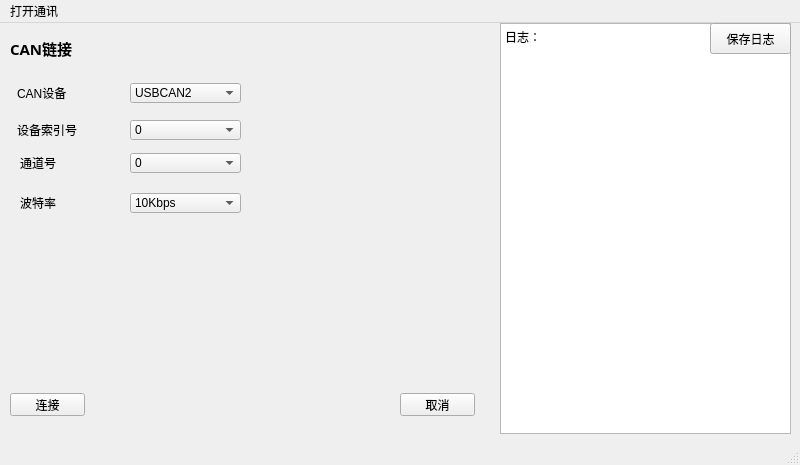
<?xml version="1.0" encoding="UTF-8"?>
<ui version="4.0">
 <class>Upgrade_Tool</class>
 <widget class="QMainWindow" name="Upgrade_Tool">
  <property name="geometry">
   <rect>
    <x>0</x>
    <y>0</y>
    <width>800</width>
    <height>465</height>
   </rect>
  </property>
  <property name="windowTitle">
   <string>MainWindow</string>
  </property>
  <widget class="QWidget" name="centralwidget">
   <widget class="Line" name="line">
    <property name="geometry">
     <rect>
      <x>0</x>
      <y>30</y>
      <width>491</width>
      <height>16</height>
     </rect>
    </property>
    <property name="orientation">
     <enum>Qt::Horizontal</enum>
    </property>
   </widget>
   <widget class="QLabel" name="label_CommInfo">
    <property name="geometry">
     <rect>
      <x>10</x>
      <y>0</y>
      <width>761</width>
      <height>31</height>
     </rect>
    </property>
    <property name="font">
     <font>
      <family>Agency FB</family>
      <pointsize>11</pointsize>
      <weight>75</weight>
      <bold>true</bold>
     </font>
    </property>
    <property name="text">
     <string>通讯设备信息：未打开</string>
    </property>
   </widget>
   <widget class="QPushButton" name="pushButton_OpenFile">
    <property name="geometry">
     <rect>
      <x>10</x>
      <y>50</y>
      <width>101</width>
      <height>31</height>
     </rect>
    </property>
    <property name="text">
     <string>打开升级文件</string>
    </property>
   </widget>
   <widget class="QLabel" name="label_Load">
    <property name="geometry">
     <rect>
      <x>120</x>
      <y>50</y>
      <width>671</width>
      <height>31</height>
     </rect>
    </property>
    <property name="text">
     <string>升级文件路径</string>
    </property>
   </widget>
   <widget class="QLabel" name="label_FileSize">
    <property name="geometry">
     <rect>
      <x>10</x>
      <y>90</y>
      <width>91</width>
      <height>31</height>
     </rect>
    </property>
    <property name="text">
     <string>文件大小：</string>
    </property>
   </widget>
   <widget class="QLabel" name="label_FileVersion">
    <property name="geometry">
     <rect>
      <x>10</x>
      <y>120</y>
      <width>91</width>
      <height>31</height>
     </rect>
    </property>
    <property name="text">
     <string>文件版本：</string>
    </property>
   </widget>
   <widget class="QLabel" name="label_FileCRC">
    <property name="geometry">
     <rect>
      <x>250</x>
      <y>90</y>
      <width>91</width>
      <height>31</height>
     </rect>
    </property>
    <property name="text">
     <string>文件CRC校验：</string>
    </property>
   </widget>
   <widget class="Line" name="line_2">
    <property name="geometry">
     <rect>
      <x>0</x>
      <y>150</y>
      <width>491</width>
      <height>16</height>
     </rect>
    </property>
    <property name="orientation">
     <enum>Qt::Horizontal</enum>
    </property>
   </widget>
   <widget class="QComboBox" name="comboBox_SelcectZC">
    <property name="geometry">
     <rect>
      <x>10</x>
      <y>170</y>
      <width>91</width>
      <height>31</height>
     </rect>
    </property>
    <item>
     <property name="text">
      <string>主控BCMU</string>
     </property>
    </item>
    <item>
     <property name="text">
      <string>从控BMU</string>
     </property>
    </item>
   </widget>
   <widget class="QTextBrowser" name="textBrowser_UpgradeRecord">
    <property name="geometry">
     <rect>
      <x>500</x>
      <y>0</y>
      <width>291</width>
      <height>411</height>
     </rect>
    </property>
    <property name="html">
     <string>&lt;!DOCTYPE HTML PUBLIC &quot;-//W3C//DTD HTML 4.0//EN&quot; &quot;http://www.w3.org/TR/REC-html40/strict.dtd&quot;&gt;
&lt;html&gt;&lt;head&gt;&lt;meta name=&quot;qrichtext&quot; content=&quot;1&quot; /&gt;&lt;style type=&quot;text/css&quot;&gt;
p, li { white-space: pre-wrap; }
&lt;/style&gt;&lt;/head&gt;&lt;body style=&quot; font-family:'SimSun'; font-size:9pt; font-weight:400; font-style:normal;&quot;&gt;
&lt;p style=&quot; margin-top:0px; margin-bottom:0px; margin-left:0px; margin-right:0px; -qt-block-indent:0; text-indent:0px;&quot;&gt;日志：&lt;/p&gt;&lt;/body&gt;&lt;/html&gt;</string>
    </property>
   </widget>
   <widget class="QPushButton" name="pushButton_StartUpgrade">
    <property name="geometry">
     <rect>
      <x>10</x>
      <y>380</y>
      <width>81</width>
      <height>31</height>
     </rect>
    </property>
    <property name="text">
     <string>开始升级</string>
    </property>
   </widget>
   <widget class="QProgressBar" name="progressBar">
    <property name="geometry">
     <rect>
      <x>150</x>
      <y>380</y>
      <width>341</width>
      <height>31</height>
     </rect>
    </property>
    <property name="value">
     <number>24</number>
    </property>
   </widget>
   <widget class="QCheckBox" name="checkBox_OneUp">
    <property name="geometry">
     <rect>
      <x>140</x>
      <y>180</y>
      <width>71</width>
      <height>16</height>
     </rect>
    </property>
    <property name="text">
     <string>单机升级</string>
    </property>
   </widget>
   <widget class="QCheckBox" name="checkBox_AllUp">
    <property name="geometry">
     <rect>
      <x>260</x>
      <y>180</y>
      <width>71</width>
      <height>16</height>
     </rect>
    </property>
    <property name="text">
     <string>全部升级</string>
    </property>
   </widget>
   <widget class="QCheckBox" name="checkBox_Module1">
    <property name="geometry">
     <rect>
      <x>10</x>
      <y>220</y>
      <width>71</width>
      <height>16</height>
     </rect>
    </property>
    <property name="text">
     <string>1号模块</string>
    </property>
   </widget>
   <widget class="QCheckBox" name="checkBox_Module2">
    <property name="geometry">
     <rect>
      <x>100</x>
      <y>220</y>
      <width>71</width>
      <height>16</height>
     </rect>
    </property>
    <property name="text">
     <string>2号模块</string>
    </property>
   </widget>
   <widget class="QCheckBox" name="checkBox_Module3">
    <property name="geometry">
     <rect>
      <x>190</x>
      <y>220</y>
      <width>71</width>
      <height>16</height>
     </rect>
    </property>
    <property name="text">
     <string>3号模块</string>
    </property>
   </widget>
   <widget class="QCheckBox" name="checkBox_Module4">
    <property name="geometry">
     <rect>
      <x>280</x>
      <y>220</y>
      <width>71</width>
      <height>16</height>
     </rect>
    </property>
    <property name="text">
     <string>4号模块</string>
    </property>
   </widget>
   <widget class="QCheckBox" name="checkBox_Module5">
    <property name="geometry">
     <rect>
      <x>360</x>
      <y>220</y>
      <width>71</width>
      <height>16</height>
     </rect>
    </property>
    <property name="text">
     <string>5号模块</string>
    </property>
   </widget>
   <widget class="QCheckBox" name="checkBox_Module6">
    <property name="geometry">
     <rect>
      <x>10</x>
      <y>250</y>
      <width>71</width>
      <height>16</height>
     </rect>
    </property>
    <property name="text">
     <string>6号模块</string>
    </property>
   </widget>
   <widget class="QCheckBox" name="checkBox_Module8">
    <property name="geometry">
     <rect>
      <x>190</x>
      <y>250</y>
      <width>71</width>
      <height>16</height>
     </rect>
    </property>
    <property name="text">
     <string>8号模块</string>
    </property>
   </widget>
   <widget class="QCheckBox" name="checkBox_Module9">
    <property name="geometry">
     <rect>
      <x>280</x>
      <y>250</y>
      <width>71</width>
      <height>16</height>
     </rect>
    </property>
    <property name="text">
     <string>9号模块</string>
    </property>
   </widget>
   <widget class="QCheckBox" name="checkBox_Module7">
    <property name="geometry">
     <rect>
      <x>100</x>
      <y>250</y>
      <width>71</width>
      <height>16</height>
     </rect>
    </property>
    <property name="text">
     <string>7号模块</string>
    </property>
   </widget>
   <widget class="QCheckBox" name="checkBox_Module10">
    <property name="geometry">
     <rect>
      <x>360</x>
      <y>250</y>
      <width>71</width>
      <height>16</height>
     </rect>
    </property>
    <property name="text">
     <string>10号模块</string>
    </property>
   </widget>
   <widget class="QCheckBox" name="checkBox_Module11">
    <property name="geometry">
     <rect>
      <x>10</x>
      <y>280</y>
      <width>71</width>
      <height>16</height>
     </rect>
    </property>
    <property name="text">
     <string>11号模块</string>
    </property>
   </widget>
   <widget class="QCheckBox" name="checkBox_Module13">
    <property name="geometry">
     <rect>
      <x>190</x>
      <y>280</y>
      <width>71</width>
      <height>16</height>
     </rect>
    </property>
    <property name="text">
     <string>13号模块</string>
    </property>
   </widget>
   <widget class="QCheckBox" name="checkBox_Module14">
    <property name="geometry">
     <rect>
      <x>280</x>
      <y>280</y>
      <width>71</width>
      <height>16</height>
     </rect>
    </property>
    <property name="text">
     <string>14号模块</string>
    </property>
   </widget>
   <widget class="QCheckBox" name="checkBox_Module12">
    <property name="geometry">
     <rect>
      <x>100</x>
      <y>280</y>
      <width>71</width>
      <height>16</height>
     </rect>
    </property>
    <property name="text">
     <string>12号模块</string>
    </property>
   </widget>
   <widget class="QCheckBox" name="checkBox_Module15">
    <property name="geometry">
     <rect>
      <x>360</x>
      <y>280</y>
      <width>71</width>
      <height>16</height>
     </rect>
    </property>
    <property name="text">
     <string>15号模块</string>
    </property>
   </widget>
   <widget class="QCheckBox" name="checkBox_Module16">
    <property name="geometry">
     <rect>
      <x>10</x>
      <y>310</y>
      <width>71</width>
      <height>16</height>
     </rect>
    </property>
    <property name="text">
     <string>16号模块</string>
    </property>
   </widget>
   <widget class="QCheckBox" name="checkBox_Module18">
    <property name="geometry">
     <rect>
      <x>190</x>
      <y>310</y>
      <width>71</width>
      <height>16</height>
     </rect>
    </property>
    <property name="text">
     <string>18号模块</string>
    </property>
   </widget>
   <widget class="QCheckBox" name="checkBox_Module19">
    <property name="geometry">
     <rect>
      <x>280</x>
      <y>310</y>
      <width>71</width>
      <height>16</height>
     </rect>
    </property>
    <property name="text">
     <string>19号模块</string>
    </property>
   </widget>
   <widget class="QCheckBox" name="checkBox_Module17">
    <property name="geometry">
     <rect>
      <x>100</x>
      <y>310</y>
      <width>71</width>
      <height>16</height>
     </rect>
    </property>
    <property name="text">
     <string>17号模块</string>
    </property>
   </widget>
   <widget class="QCheckBox" name="checkBox_Module20">
    <property name="geometry">
     <rect>
      <x>360</x>
      <y>310</y>
      <width>71</width>
      <height>16</height>
     </rect>
    </property>
    <property name="text">
     <string>20号模块</string>
    </property>
   </widget>
   <widget class="QCheckBox" name="checkBox_SelectAll">
    <property name="geometry">
     <rect>
      <x>360</x>
      <y>340</y>
      <width>71</width>
      <height>16</height>
     </rect>
    </property>
    <property name="text">
     <string>全选</string>
    </property>
   </widget>
   <widget class="QPushButton" name="pushButton_SaveRecord">
    <property name="geometry">
     <rect>
      <x>710</x>
      <y>0</y>
      <width>81</width>
      <height>31</height>
     </rect>
    </property>
    <property name="text">
     <string>保存日志</string>
    </property>
   </widget>
   <widget class="QWidget" name="widget_UART" native="true">
    <property name="enabled">
     <bool>true</bool>
    </property>
    <property name="geometry">
     <rect>
      <x>0</x>
      <y>0</y>
      <width>491</width>
      <height>411</height>
     </rect>
    </property>
    <property name="autoFillBackground">
     <bool>true</bool>
    </property>
    <widget class="QLabel" name="label_UART">
     <property name="geometry">
      <rect>
       <x>10</x>
       <y>10</y>
       <width>91</width>
       <height>31</height>
      </rect>
     </property>
     <property name="font">
      <font>
       <family>Agency FB</family>
       <pointsize>11</pointsize>
       <weight>75</weight>
       <bold>true</bold>
      </font>
     </property>
     <property name="text">
      <string>UART链接</string>
     </property>
    </widget>
    <widget class="QPushButton" name="pushButton_UARTConnect">
     <property name="geometry">
      <rect>
       <x>10</x>
       <y>370</y>
       <width>75</width>
       <height>23</height>
      </rect>
     </property>
     <property name="text">
      <string>连接</string>
     </property>
    </widget>
    <widget class="QPushButton" name="pushButton_UartBack">
     <property name="geometry">
      <rect>
       <x>400</x>
       <y>370</y>
       <width>75</width>
       <height>23</height>
      </rect>
     </property>
     <property name="text">
      <string>取消</string>
     </property>
    </widget>
    <widget class="QPushButton" name="pushButton_CheckPort">
     <property name="geometry">
      <rect>
       <x>10</x>
       <y>60</y>
       <width>99</width>
       <height>28</height>
      </rect>
     </property>
     <property name="text">
      <string>检查可用串口</string>
     </property>
    </widget>
    <widget class="QComboBox" name="comboBox_Port">
     <property name="geometry">
      <rect>
       <x>100</x>
       <y>160</y>
       <width>71</width>
       <height>21</height>
      </rect>
     </property>
     <item>
      <property name="text">
       <string>COM1</string>
      </property>
     </item>
     <item>
      <property name="text">
       <string>COM2</string>
      </property>
     </item>
     <item>
      <property name="text">
       <string>COM3</string>
      </property>
     </item>
     <item>
      <property name="text">
       <string>COM4</string>
      </property>
     </item>
     <item>
      <property name="text">
       <string>COM5</string>
      </property>
     </item>
     <item>
      <property name="text">
       <string>COM6</string>
      </property>
     </item>
     <item>
      <property name="text">
       <string>COM7</string>
      </property>
     </item>
     <item>
      <property name="text">
       <string>COM8</string>
      </property>
     </item>
     <item>
      <property name="text">
       <string>COM9</string>
      </property>
     </item>
     <item>
      <property name="text">
       <string>COM10</string>
      </property>
     </item>
     <item>
      <property name="text">
       <string>COM11</string>
      </property>
     </item>
     <item>
      <property name="text">
       <string>COM12</string>
      </property>
     </item>
     <item>
      <property name="text">
       <string>COM13</string>
      </property>
     </item>
     <item>
      <property name="text">
       <string>COM14</string>
      </property>
     </item>
     <item>
      <property name="text">
       <string>COM15</string>
      </property>
     </item>
    </widget>
    <widget class="QTextBrowser" name="textBrowser">
     <property name="geometry">
      <rect>
       <x>210</x>
       <y>110</y>
       <width>256</width>
       <height>192</height>
      </rect>
     </property>
    </widget>
    <widget class="QComboBox" name="comboBox_StopBit">
     <property name="geometry">
      <rect>
       <x>100</x>
       <y>260</y>
       <width>38</width>
       <height>21</height>
      </rect>
     </property>
     <item>
      <property name="text">
       <string>1</string>
      </property>
     </item>
     <item>
      <property name="text">
       <string>2</string>
      </property>
     </item>
    </widget>
    <widget class="QLabel" name="label_PortSelect">
     <property name="geometry">
      <rect>
       <x>10</x>
       <y>160</y>
       <width>75</width>
       <height>16</height>
      </rect>
     </property>
     <property name="text">
      <string>串口选择：</string>
     </property>
    </widget>
    <widget class="QComboBox" name="comboBox_BoundRate">
     <property name="geometry">
      <rect>
       <x>100</x>
       <y>110</y>
       <width>78</width>
       <height>21</height>
      </rect>
     </property>
     <item>
      <property name="text">
       <string>9600</string>
      </property>
     </item>
     <item>
      <property name="text">
       <string>19200</string>
      </property>
     </item>
     <item>
      <property name="text">
       <string>115200</string>
      </property>
     </item>
    </widget>
    <widget class="QComboBox" name="comboBox_CRCBit">
     <property name="enabled">
      <bool>true</bool>
     </property>
     <property name="geometry">
      <rect>
       <x>100</x>
       <y>310</y>
       <width>87</width>
       <height>21</height>
      </rect>
     </property>
     <item>
      <property name="text">
       <string>1</string>
      </property>
     </item>
     <item>
      <property name="text">
       <string>2</string>
      </property>
     </item>
    </widget>
    <widget class="QLabel" name="label_BoundRate">
     <property name="geometry">
      <rect>
       <x>11</x>
       <y>111</y>
       <width>60</width>
       <height>16</height>
      </rect>
     </property>
     <property name="text">
      <string>波特率：</string>
     </property>
    </widget>
    <widget class="QLabel" name="label_Bit">
     <property name="geometry">
      <rect>
       <x>10</x>
       <y>210</y>
       <width>60</width>
       <height>16</height>
      </rect>
     </property>
     <property name="text">
      <string>数据位：</string>
     </property>
    </widget>
    <widget class="QLabel" name="label_CRCBit">
     <property name="geometry">
      <rect>
       <x>10</x>
       <y>310</y>
       <width>72</width>
       <height>15</height>
      </rect>
     </property>
     <property name="text">
      <string>检验位</string>
     </property>
    </widget>
    <widget class="QLabel" name="label_StopBit">
     <property name="geometry">
      <rect>
       <x>10</x>
       <y>260</y>
       <width>60</width>
       <height>16</height>
      </rect>
     </property>
     <property name="text">
      <string>停止位：</string>
     </property>
    </widget>
    <widget class="QComboBox" name="comboBox_Bit">
     <property name="geometry">
      <rect>
       <x>100</x>
       <y>210</y>
       <width>54</width>
       <height>21</height>
      </rect>
     </property>
     <item>
      <property name="text">
       <string>8</string>
      </property>
     </item>
     <item>
      <property name="text">
       <string>8.5</string>
      </property>
     </item>
     <item>
      <property name="text">
       <string>9</string>
      </property>
     </item>
    </widget>
    <widget class="QLabel" name="label_UsealPort">
     <property name="geometry">
      <rect>
       <x>280</x>
       <y>80</y>
       <width>91</width>
       <height>20</height>
      </rect>
     </property>
     <property name="text">
      <string>可用串口列表</string>
     </property>
    </widget>
   </widget>
   <widget class="QWidget" name="widget_TCP" native="true">
    <property name="enabled">
     <bool>true</bool>
    </property>
    <property name="geometry">
     <rect>
      <x>0</x>
      <y>0</y>
      <width>491</width>
      <height>411</height>
     </rect>
    </property>
    <property name="autoFillBackground">
     <bool>true</bool>
    </property>
    <widget class="QLabel" name="label_TCP">
     <property name="geometry">
      <rect>
       <x>10</x>
       <y>10</y>
       <width>91</width>
       <height>31</height>
      </rect>
     </property>
     <property name="font">
      <font>
       <family>Agency FB</family>
       <pointsize>11</pointsize>
       <weight>75</weight>
       <bold>true</bold>
      </font>
     </property>
     <property name="text">
      <string>TCP链接</string>
     </property>
    </widget>
    <widget class="QLabel" name="label_IPPort">
     <property name="geometry">
      <rect>
       <x>10</x>
       <y>110</y>
       <width>54</width>
       <height>20</height>
      </rect>
     </property>
     <property name="text">
      <string>BCMU_端口</string>
     </property>
    </widget>
    <widget class="QLineEdit" name="lineEdit_IPAddr">
     <property name="geometry">
      <rect>
       <x>81</x>
       <y>70</y>
       <width>133</width>
       <height>20</height>
      </rect>
     </property>
     <property name="text">
      <string>192.168.1.100</string>
     </property>
    </widget>
    <widget class="QLineEdit" name="lineEdit_IPPort">
     <property name="geometry">
      <rect>
       <x>80</x>
       <y>110</y>
       <width>133</width>
       <height>20</height>
      </rect>
     </property>
     <property name="text">
      <string>6001</string>
     </property>
    </widget>
    <widget class="QLabel" name="label_IPAddr">
     <property name="geometry">
      <rect>
       <x>9</x>
       <y>70</y>
       <width>66</width>
       <height>20</height>
      </rect>
     </property>
     <property name="text">
      <string>BCMU_IP地址</string>
     </property>
    </widget>
    <widget class="QPushButton" name="pushButton_TCPConnect">
     <property name="geometry">
      <rect>
       <x>10</x>
       <y>370</y>
       <width>75</width>
       <height>23</height>
      </rect>
     </property>
     <property name="text">
      <string>连接</string>
     </property>
    </widget>
    <widget class="QPushButton" name="pushButton_Back">
     <property name="geometry">
      <rect>
       <x>400</x>
       <y>370</y>
       <width>75</width>
       <height>23</height>
      </rect>
     </property>
     <property name="text">
      <string>取消</string>
     </property>
    </widget>
   </widget>
   <widget class="QWidget" name="widget_CAN" native="true">
    <property name="enabled">
     <bool>true</bool>
    </property>
    <property name="geometry">
     <rect>
      <x>0</x>
      <y>0</y>
      <width>491</width>
      <height>411</height>
     </rect>
    </property>
    <property name="autoFillBackground">
     <bool>true</bool>
    </property>
    <widget class="QLabel" name="label_CAN">
     <property name="geometry">
      <rect>
       <x>10</x>
       <y>10</y>
       <width>91</width>
       <height>31</height>
      </rect>
     </property>
     <property name="font">
      <font>
       <family>Agency FB</family>
       <pointsize>11</pointsize>
       <weight>75</weight>
       <bold>true</bold>
      </font>
     </property>
     <property name="text">
      <string>CAN链接</string>
     </property>
    </widget>
    <widget class="QPushButton" name="pushButton_CANConnect">
     <property name="geometry">
      <rect>
       <x>10</x>
       <y>370</y>
       <width>75</width>
       <height>23</height>
      </rect>
     </property>
     <property name="text">
      <string>连接</string>
     </property>
    </widget>
    <widget class="QPushButton" name="pushButton_CANBack">
     <property name="geometry">
      <rect>
       <x>400</x>
       <y>370</y>
       <width>75</width>
       <height>23</height>
      </rect>
     </property>
     <property name="text">
      <string>取消</string>
     </property>
    </widget>
    <widget class="QComboBox" name="comboBox_CANDevice">
     <property name="geometry">
      <rect>
       <x>130</x>
       <y>60</y>
       <width>111</width>
       <height>20</height>
      </rect>
     </property>
     <item>
      <property name="text">
       <string>USBCAN2</string>
      </property>
     </item>
     <item>
      <property name="text">
       <string>USBCAN1</string>
      </property>
     </item>
    </widget>
    <widget class="QComboBox" name="comboBox_CANBoundRate">
     <property name="geometry">
      <rect>
       <x>130</x>
       <y>170</y>
       <width>111</width>
       <height>20</height>
      </rect>
     </property>
     <item>
      <property name="text">
       <string>10Kbps</string>
      </property>
     </item>
     <item>
      <property name="text">
       <string>50Kbps</string>
      </property>
     </item>
     <item>
      <property name="text">
       <string>100Kbps</string>
      </property>
     </item>
     <item>
      <property name="text">
       <string>125Kbps</string>
      </property>
     </item>
     <item>
      <property name="text">
       <string>200Kbps</string>
      </property>
     </item>
     <item>
      <property name="text">
       <string>250Kbps</string>
      </property>
     </item>
     <item>
      <property name="text">
       <string>500Kbps</string>
      </property>
     </item>
     <item>
      <property name="text">
       <string>1000Kbps</string>
      </property>
     </item>
    </widget>
    <widget class="QLabel" name="label_CANChannel">
     <property name="geometry">
      <rect>
       <x>20</x>
       <y>130</y>
       <width>87</width>
       <height>20</height>
      </rect>
     </property>
     <property name="layoutDirection">
      <enum>Qt::LeftToRight</enum>
     </property>
     <property name="text">
      <string>通道号</string>
     </property>
    </widget>
    <widget class="QComboBox" name="comboBox_CANChannel">
     <property name="geometry">
      <rect>
       <x>130</x>
       <y>130</y>
       <width>111</width>
       <height>20</height>
      </rect>
     </property>
     <item>
      <property name="text">
       <string>0</string>
      </property>
     </item>
     <item>
      <property name="text">
       <string>1</string>
      </property>
     </item>
    </widget>
    <widget class="QLabel" name="label_CANBoundRate">
     <property name="geometry">
      <rect>
       <x>20</x>
       <y>170</y>
       <width>107</width>
       <height>20</height>
      </rect>
     </property>
     <property name="text">
      <string>波特率</string>
     </property>
    </widget>
    <widget class="QComboBox" name="comboBox_CANIndex">
     <property name="geometry">
      <rect>
       <x>130</x>
       <y>97</y>
       <width>111</width>
       <height>20</height>
      </rect>
     </property>
     <item>
      <property name="text">
       <string>0</string>
      </property>
     </item>
     <item>
      <property name="text">
       <string>1</string>
      </property>
     </item>
     <item>
      <property name="text">
       <string>2</string>
      </property>
     </item>
     <item>
      <property name="text">
       <string>3</string>
      </property>
     </item>
     <item>
      <property name="text">
       <string>4</string>
      </property>
     </item>
     <item>
      <property name="text">
       <string>5</string>
      </property>
     </item>
     <item>
      <property name="text">
       <string>6</string>
      </property>
     </item>
     <item>
      <property name="text">
       <string>7</string>
      </property>
     </item>
    </widget>
    <widget class="QLabel" name="label_CANDevice">
     <property name="geometry">
      <rect>
       <x>17</x>
       <y>60</y>
       <width>107</width>
       <height>20</height>
      </rect>
     </property>
     <property name="text">
      <string>CAN设备</string>
     </property>
    </widget>
    <widget class="QLabel" name="label_CANIndex">
     <property name="geometry">
      <rect>
       <x>17</x>
       <y>97</y>
       <width>107</width>
       <height>20</height>
      </rect>
     </property>
     <property name="text">
      <string>设备索引号</string>
     </property>
    </widget>
   </widget>
  </widget>
  <widget class="QMenuBar" name="menubar">
   <property name="geometry">
    <rect>
     <x>0</x>
     <y>0</y>
     <width>800</width>
     <height>23</height>
    </rect>
   </property>
   <widget class="QMenu" name="menu">
    <property name="title">
     <string>打开通讯</string>
    </property>
    <addaction name="actionCAN_Open"/>
    <addaction name="separator"/>
    <addaction name="actionUART_Open"/>
    <addaction name="separator"/>
    <addaction name="actionTCP_Open"/>
   </widget>
   <addaction name="menu"/>
  </widget>
  <widget class="QStatusBar" name="statusbar"/>
  <action name="actionCAN_Open">
   <property name="text">
    <string>CAN_Open</string>
   </property>
  </action>
  <action name="actionUART_Open">
   <property name="text">
    <string>UART_Open</string>
   </property>
  </action>
  <action name="actionTCP_Open">
   <property name="text">
    <string>TCP_Open</string>
   </property>
  </action>
 </widget>
 <resources/>
 <connections/>
</ui>
